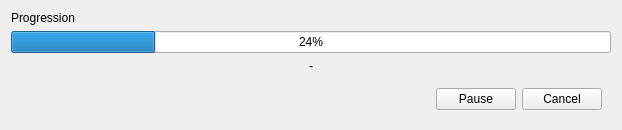
<?xml version="1.0" encoding="UTF-8"?>
<ui version="4.0">
 <class>StereoVisionApp::StepProcessMonitorBox</class>
 <widget class="QWidget" name="StereoVisionApp::StepProcessMonitorBox">
  <property name="windowModality">
   <enum>Qt::WindowModal</enum>
  </property>
  <property name="geometry">
   <rect>
    <x>0</x>
    <y>0</y>
    <width>622</width>
    <height>122</height>
   </rect>
  </property>
  <property name="windowTitle">
   <string>Form</string>
  </property>
  <layout class="QVBoxLayout" name="verticalLayout">
   <item>
    <widget class="QLabel" name="label">
     <property name="sizePolicy">
      <sizepolicy hsizetype="Preferred" vsizetype="Fixed">
       <horstretch>0</horstretch>
       <verstretch>0</verstretch>
      </sizepolicy>
     </property>
     <property name="text">
      <string>Progression</string>
     </property>
    </widget>
   </item>
   <item>
    <widget class="QProgressBar" name="progressBar">
     <property name="value">
      <number>24</number>
     </property>
    </widget>
   </item>
   <item>
    <widget class="QLabel" name="stepDescr">
     <property name="text">
      <string>-</string>
     </property>
     <property name="alignment">
      <set>Qt::AlignCenter</set>
     </property>
    </widget>
   </item>
   <item>
    <widget class="QWidget" name="widget" native="true">
     <layout class="QHBoxLayout" name="horizontalLayout">
      <item>
       <spacer name="horizontalSpacer">
        <property name="orientation">
         <enum>Qt::Horizontal</enum>
        </property>
        <property name="sizeHint" stdset="0">
         <size>
          <width>417</width>
          <height>18</height>
         </size>
        </property>
       </spacer>
      </item>
      <item>
       <widget class="QPushButton" name="pauseButton">
        <property name="text">
         <string>Pause</string>
        </property>
       </widget>
      </item>
      <item>
       <widget class="QPushButton" name="Cancelbutton">
        <property name="text">
         <string>Cancel</string>
        </property>
       </widget>
      </item>
     </layout>
    </widget>
   </item>
  </layout>
 </widget>
 <resources/>
 <connections/>
</ui>
